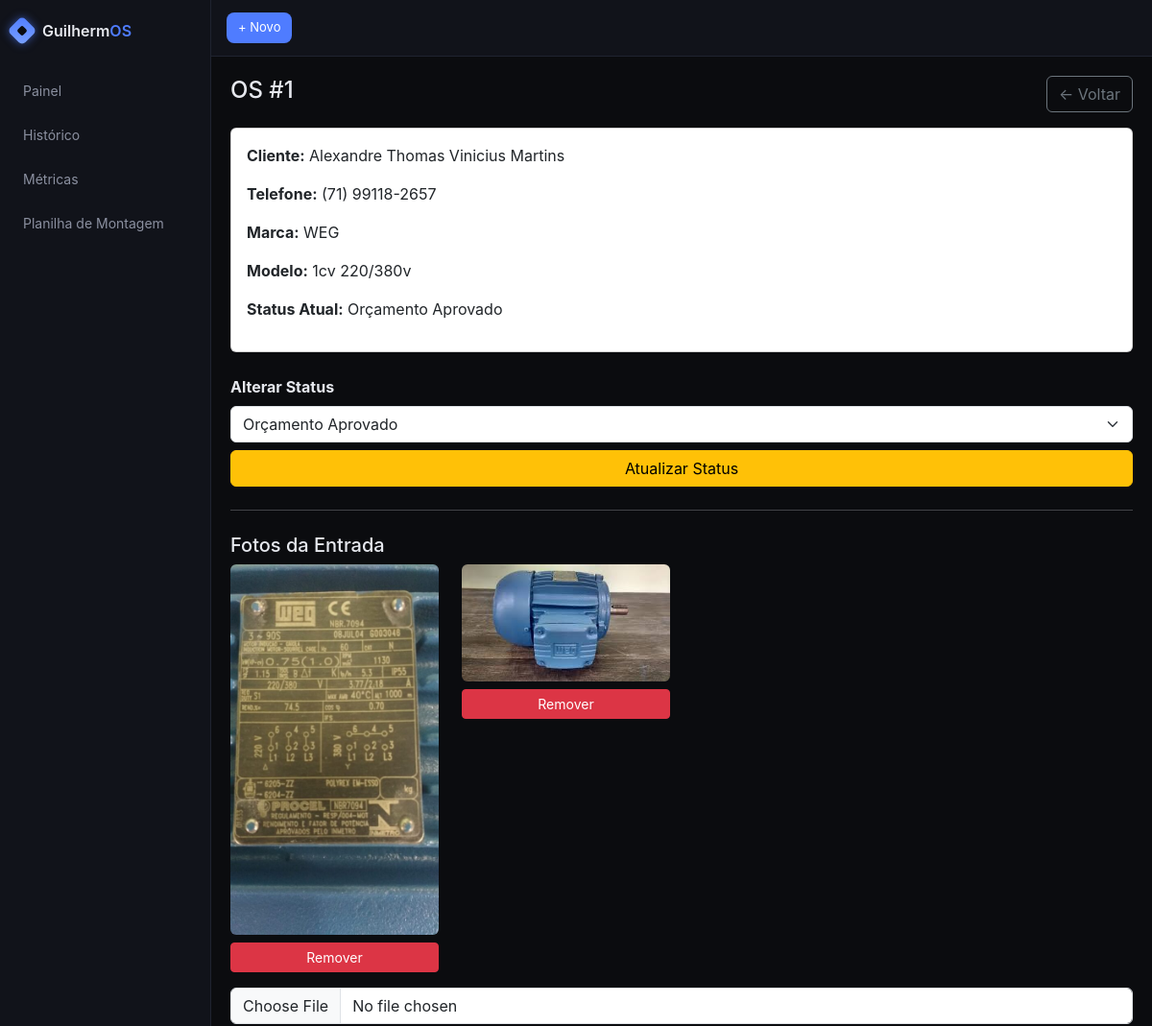
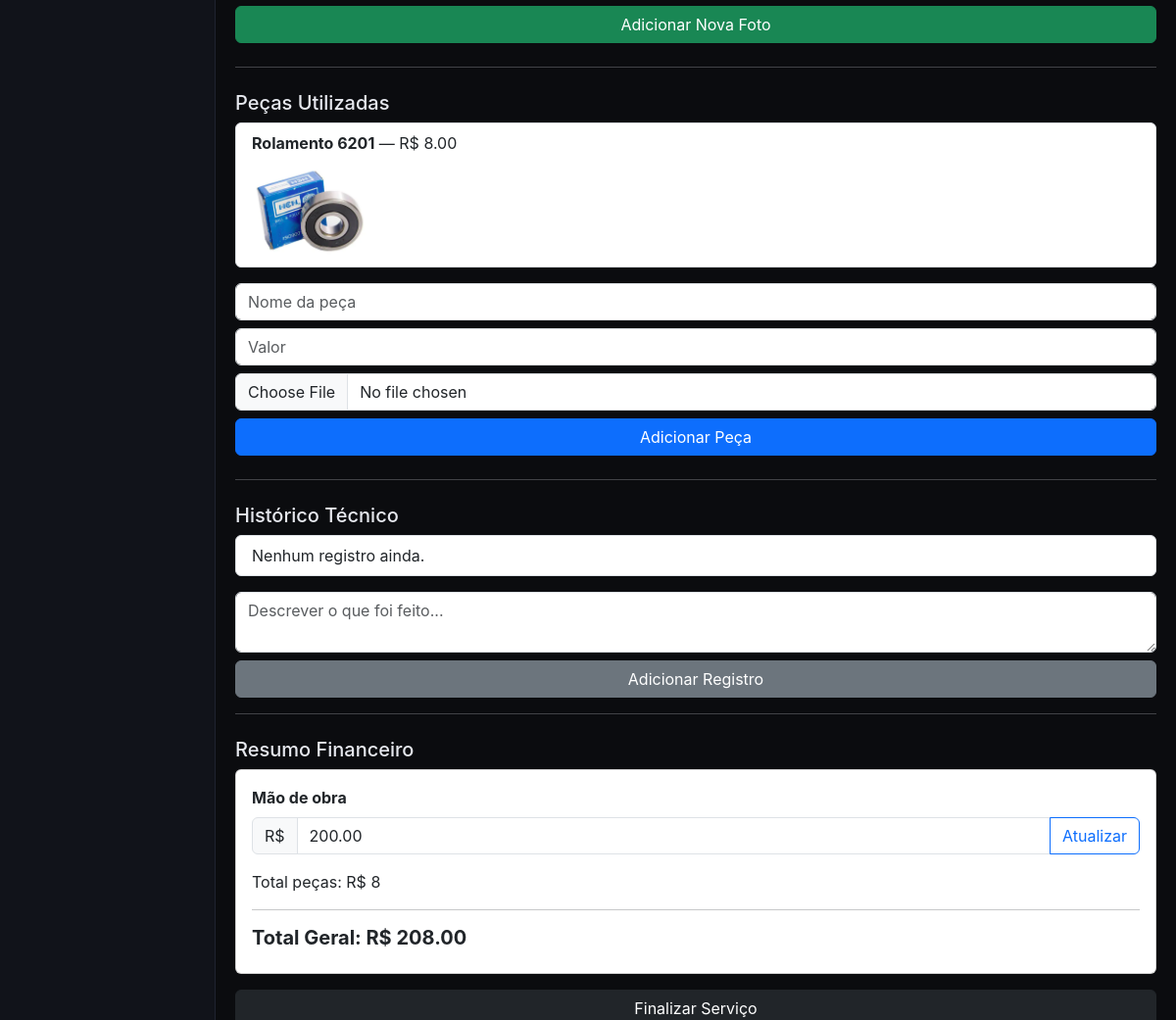
/os/1/ (signed in), run on the app's committed database (2 pictures, top to bottom).
### core/models.py (models this page shows, shortened)
class OrdemServico(models.Model):
    STATUS_CHOICES = [
        ('PENDENTE', 'Pendente'),
        ('DIAGNOSTICO', 'Em Diagnóstico'),
        ('ORCAMENTO_ENVIADO', 'Orçamento Enviado'),
        ('ORCAMENTO_APROVADO', 'Orçamento Aprovado'),
        ('ORCAMENTO_REPROVADO', 'Orçamento Reprovado'),
        ('MANUTENCAO', 'Em Manutenção'),
        ('PECAS', 'Aguardando Peças'),
        ('FINALIZADO', 'Finalizado'),
        ('ENTREGUE', 'Entregue'),
        ('CANCELADO', 'Cancelado'),
    ]
    uuid = models.UUIDField(default=uuid.uuid4, editable=False, unique=True)
    user = models.ForeignKey(
        User,
        on_delete=models.CASCADE,
        related_name='ordens'
    )
    cliente = models.ForeignKey(
        Cliente,
        on_delete=models.CASCADE,
        related_name='ordens'
    )
    modelo_motor = models.CharField(max_length=255)
    marca = models.CharField(max_length=255)
    descricao_problema = models.TextField()
    status = models.CharField(
        max_length=20,
        choices=STATUS_CHOICES,
        default='PENDENTE',
        db_index=True
    )
    valor_mao_obra = models.DecimalField(
        max_digits=10,
        decimal_places=2,
        default=Decimal('0.00')
    )
    observacoes_internas = models.TextField(blank=True, null=True)
    tecnico_responsavel = models.ForeignKey(
        User,
        on_delete=models.SET_NULL,
        null=True,
        blank=True
    )
    created_at = models.DateTimeField(auto_now_add=True)
    updated_at = models.DateTimeField(auto_now=True)
    class Meta:
        ordering = ['-created_at']
    @property
    def total_pecas(self):
        total = self.pecas.aggregate(total=Sum('valor'))['total']
        return total or Decimal('0.00')
    @property
    def valor_total(self):
        return self.total_pecas + self.valor_mao_obra

class Cliente(models.Model):
    nome = models.CharField(max_length=255)
    telefone = models.CharField(max_length=20, db_index=True)
    email = models.EmailField(blank=True, null=True)
    created_at = models.DateTimeField(auto_now_add=True)
    user = models.ForeignKey(
        User,
        on_delete=models.CASCADE,
        related_name='clientes'
    )
    class Meta:
        ordering = ['nome']

class FotoOS(models.Model):
    os = models.ForeignKey(
        OrdemServico,
        related_name='fotos',
        on_delete=models.CASCADE
    )
    imagem = models.ImageField(upload_to='os_fotos/')
    uploaded_at = models.DateTimeField(auto_now_add=True)
    class Meta:
        ordering = ['-uploaded_at']

class Peca(models.Model):
    os = models.ForeignKey(
        OrdemServico,
        related_name='pecas',
        on_delete=models.CASCADE
    )
    nome = models.CharField(max_length=255)
    valor = models.DecimalField(max_digits=10, decimal_places=2)
    foto = models.ImageField(upload_to='pecas_fotos/', blank=True, null=True)

### core/views.py (the view)
# urls.py: path('os/<int:os_id>/', views.os_detail, name='os_detail'),
@login_required
def os_detail(request, os_id):
    os = get_object_or_404(
        OrdemServico,
        id=os_id,
        user=request.user
    )
    return render(request, "os_detail.html", {"os": os})

### core/templates/os_detail.html (shortened to what this page needs)
{% extends 'base.html' %}
{% block content %}
<div class="d-flex justify-content-between align-items-center mb-3">
    <h4>OS #{{ os.id }}</h4>
    <a href="{% url 'dashboard' %}" class="btn btn-outline-secondary">
        ← Voltar
    </a>
</div>
<div class="card mb-4">
    <div class="card-body">
        <p><strong>Cliente:</strong> {{ os.cliente.nome }}</p>
        <p><strong>Telefone:</strong> {{ os.cliente.telefone }}</p>
        <p><strong>Marca:</strong> {{ os.marca }}</p>
        <p><strong>Modelo:</strong> {{ os.modelo_motor }}</p>
        <p><strong>Status Atual:</strong> {{ os.get_status_display }}</p>
    </div>
</div>
<form method="post" action="{% url 'mudar_status' os.id %}" class="mb-4">
    <label class="form-label"><strong>Alterar Status</strong></label>
    <select name="status" class="form-select mb-2">
        {% for key, value in os.STATUS_CHOICES %}
            <option value="{{ key }}" {% if os.status == key %}selected{% endif %}>
                {{ value }}
            </option>
        {% endfor %}
    </select>
    <button class="btn btn-warning w-100">
        Atualizar Status
    </button>
</form>
<hr>
<h5 class="mt-4">Fotos da Entrada</h5>
<div class="row">
    {% for foto in os.fotos.all %}
        <div class="col-6 col-md-3 mb-3 text-center">
            <img src="{{ foto.imagem.url }}" class="img-fluid rounded mb-2">
            <form method="post" action="{% url 'remover_foto' foto.id %}">
                <button class="btn btn-sm btn-danger w-100">
                    Remover
                </button>
            </form>
        </div>
    {% empty %}
        <p>Nenhuma foto cadastrada.</p>
    {% endfor %}
</div>
<form method="post"
      enctype="multipart/form-data"
      action="{% url 'adicionar_foto' os.id %}"
      class="mb-4">
    <input type="file"
           name="foto"
           class="form-control mb-2"
           accept="image/*"
           capture="environment"
           required>
    <button class="btn btn-success w-100">
        Adicionar Nova Foto
    </button>
</form>
<hr>
<h5 class="mt-4">Peças Utilizadas</h5>
<ul class="list-group mb-3">
    {% for peca in os.pecas.all %}
        <li class="list-group-item">
            <strong>{{ peca.nome }}</strong> — R$ {{ peca.valor }}
            {% if peca.foto %}
                <div class="mt-2">
                    <img src="{{ peca.foto.url }}" width="120" class="rounded">
                </div>
            {% endif %}
        </li>
    {% empty %}
        <li class="list-group-item">Nenhuma peça cadastrada.</li>
    {% endfor %}
</ul>
<form method="post"
      enctype="multipart/form-data"
      action="{% url 'adicionar_peca' os.id %}"
      class="mb-4">
    <input type="text"
           name="nome"
           placeholder="Nome da peça"
           class="form-control mb-2"
           required>
    <input type="number"
           step="0.01"
           name="valor"
           placeholder="Valor"
           class="form-control mb-2"
           required>
    <input type="file"
           name="foto"
           class="form-control mb-2"
           accept="image/*"
           capture="environment">
    <button class="btn btn-primary w-100">
        Adicionar Peça
    </button>
</form>
<hr>
<h5 class="mt-4">Histórico Técnico</h5>
<ul class="list-group mb-3">
    {% for h in os.historico.all %}
        <li class="list-group-item">
            {{ h.descricao }}
            <br>
            <small class="text-muted">
                {{ h.created_at|date:"d/m/Y H:i" }}
            </small>
        </li>
    {% empty %}
        <li class="list-group-item">Nenhum registro ainda.</li>
    {% endfor %}
</ul>
<form method="post" action="{% url 'adicionar_historico' os.id %}">
    <textarea name="descricao"
              class="form-control mb-2"
              rows="2"
              placeholder="Descrever o que foi feito..."
              required></textarea>
    <button class="btn btn-secondary w-100">
        Adicionar Registro
    </button>
</form>
<hr>
<h5 class="mt-4">Resumo Financeiro</h5>
<div class="card mb-3">
    <div class="card-body">
        <form method="post" action="{% url 'atualizar_mao_obra' os.id %}" class="mb-3">
            <label class="form-label"><strong>Mão de obra</strong></label>
            <div class="input-group">
                <span class="input-group-text">R$</span>
                <input type="number"
                       step="0.01"
                       name="valor_mao_obra"
                       value="{{ os.valor_mao_obra }}"
                       class="form-control"
                       required>
                <button class="btn btn-outline-primary">
                    Atualizar
                </button>
            </div>
        </form>
        <p>Total peças: R$ {{ os.total_pecas }}</p>
        <hr>
        <h5><strong>Total Geral: R$ {{ os.valor_total }}</strong></h5>
    </div>
</div>
<form method="post" action="{% url 'finalizar_servico' os.id %}">
    <button class="btn btn-dark w-100">
        Finalizar Serviço
    </button>
</form>
{% endblock %}

### core/templates/base.html (shortened to what this page needs)
<!DOCTYPE html>
<html lang="pt-br">
<head>
    <link href="https://cdn.jsdelivr.net/npm/bootstrap@5.3.2/dist/css/bootstrap.min.css" rel="stylesheet">
</head>
<body>
<div class="app">
    <div class="sidebar">
        <a href="{% url 'dashboard' %}" class="logo">
            <div class="logo-mark">
                <div class="core"></div>
            </div>
            <div class="logo-text">
                Guilherm<span>OS</span>
            </div>
        </a>
        <a href="{% url 'dashboard' %}" class="nav-link-custom">Painel</a>
        <a href="{% url 'historico_geral' %}" class="nav-link-custom">Histórico</a>
        <a href="{% url 'metricas' %}" class="nav-link-custom">Métricas</a>
        <a href="{% url 'fichas_motor' %}" class="nav-link-custom">Planilha de Montagem</a>
    </div>
    <div class="main">
        <div class="topbar">
            <div class="actions">
                <a href="{% url 'checkin' %}" class="btn-primary-soft">
                    + Novo
                </a>
            </div>
        </div>
        <div class="content">
            {% block content %}{% endblock %}
        </div>
    </div>
</div>
</body>
</html>

### core/templates/base.html (style rules this page uses)
:root { --bg: #0b0c0f; --panel: #11131a; --border: #1f2330; --text: #e6e8ee; --muted: #8b90a0; --accent: #4f7cff; }
body { margin: 0; background: var(--bg); color: var(--text); font-family: -apple-system, BlinkMacSystemFont, "Segoe UI", Roboto, sans-serif; }
.app { display: flex; height: 100vh; }
.sidebar { width: 220px; background: var(--panel); border-right: 1px solid var(--border); padding: 20px 12px; display: flex; flex-direction: column; transition: 0.3s; }
.logo { display: flex; align-items: center; gap: 10px; text-decoration: none; margin-bottom: 30px; }
.logo-text { font-size: 16px; font-weight: 600; color: var(--text); }
.logo-text span { color: var(--accent); }
.logo-mark { width: 22px; height: 22px; position: relative; transform: rotate(45deg); }
.logo-mark::before { content: ""; position: absolute; inset: 0; border-radius: 5px; background: linear-gradient(135deg, #4f7cff, #7aa2ff); box-shadow: 0 0 10px rgba(79,124,255,0.6); }
.logo-mark .core { position: absolute; width: 8px; height: 8px; background: var(--bg); border-radius: 2px; top: 50%; left: 50%; transform: translate(-50%, -50%); }
.nav-link-custom { padding: 10px 12px; border-radius: 8px; color: var(--muted); text-decoration: none; font-size: 14px; margin-bottom: 5px; display: block; }
.main { flex: 1; display: flex; flex-direction: column; }
.topbar { height: 60px; background: var(--panel); border-bottom: 1px solid var(--border); display: flex; align-items: center; justify-content: space-between; padding: 0 16px; }
.actions { display: flex; align-items: center; gap: 8px; }
.btn-primary-soft { background: var(--accent); border: none; color: white; font-size: 13px; padding: 6px 12px; border-radius: 8px; text-decoration: none; }
.content { padding: 20px; overflow-y: auto; width: 100%; }

### data on the page
OrdemServico: id "1", cliente.nome "Alexandre Thomas Vinicius Martins", cliente.telefone "(71) 99118-2657", marca "WEG", modelo_motor "1cv 220/380v", status "Orçamento Aprovado", valor_mao_obra "200.00", total_pecas "8", valor_total "208.00"
FotoOS: imagem (picture)
FotoOS: imagem (picture)
Peca: nome "Rolamento 6201", valor "8.00", foto (picture)
